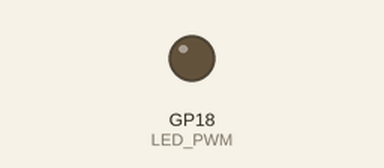
Simulated run of this program. Board: Raspberry Pi Pico running MicroPython. On the bench: output pins drawn as LEDs (lit = HIGH).

Above: at 0.15 s.
Timing chart, 0 to 40.0 s (numbered marks = the images above):
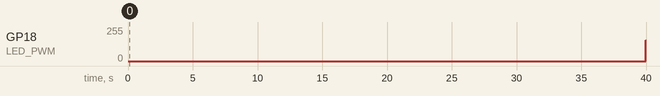

The program:

L7_fade.py
```python
import utime
from machine import Pin,PWM

LED_PWM=PWM(Pin(18))

val=0
LED_PWM.freq(500)
while True:
    while val<65535:
        val=val+50
        utime.sleep_ms(1)
        LED_PWM.duty_u16(val)
    while val>0:
        val=val-50
        utime.sleep_ms(1)
        LED_PWM.duty_u16(val)
```

Measured:
- by itself, GP18 (LED_PWM): 0/255 → 155/255 at 40.0 s
